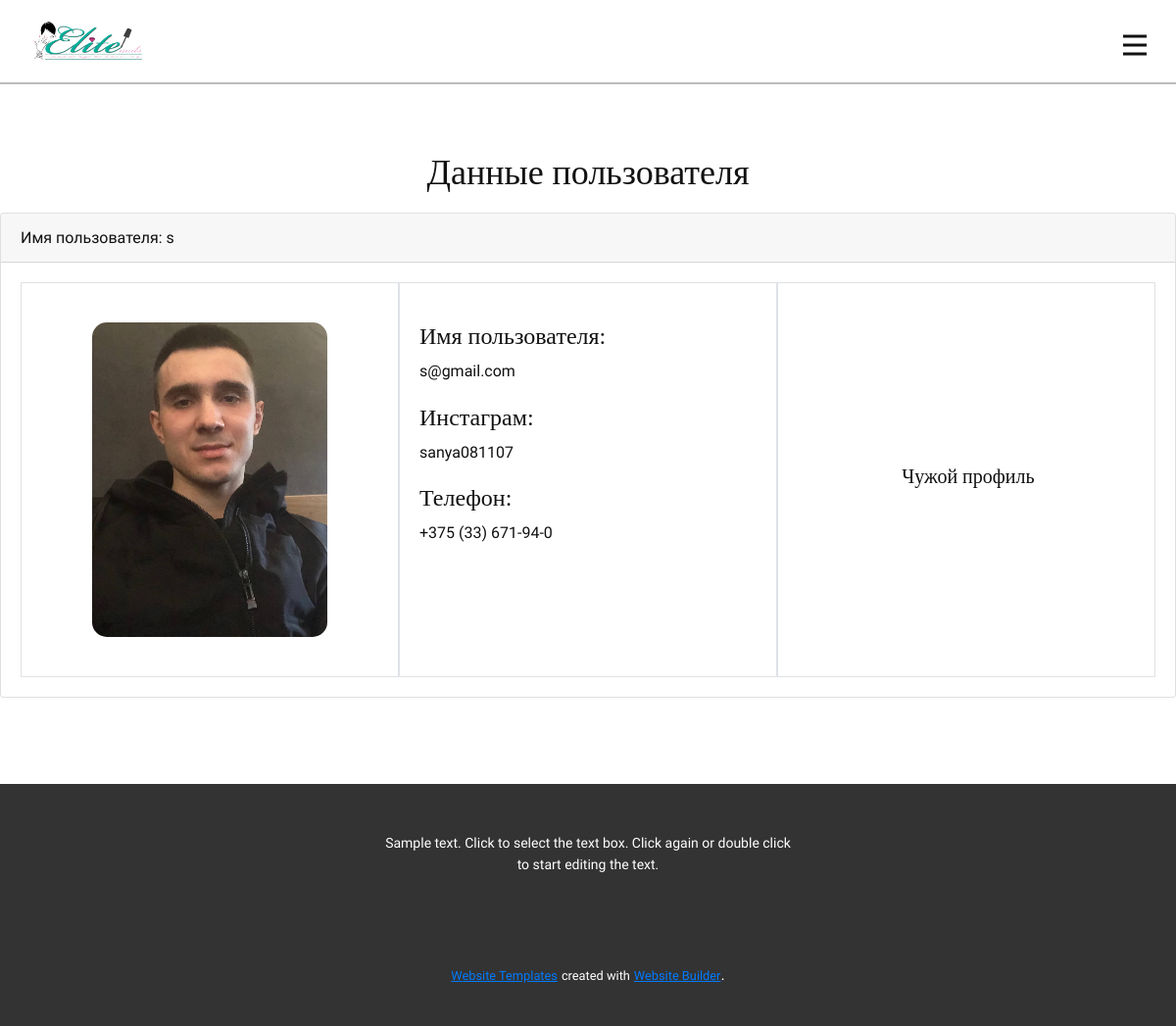
Page /user_detail/s-gmail-com/ on the committed database.
### main/models.py (models this page shows, shortened)
class CustomUser(AbstractUser):
    email = models.EmailField(_("email address"), unique=True)
    slug = models.SlugField(verbose_name='Ваш ID', unique=True, db_index=True, null=True)
    photo = models.ImageField(upload_to=upload_photo_autor, verbose_name='Фото', null=True, blank=True)
    instagram = models.CharField(max_length=50, verbose_name='Инстаграм', null=True, blank=True)
    mobile = models.CharField(max_length=20, verbose_name='Телефон', null=True, blank=True)
    date = models.DateTimeField(auto_now_add=True, verbose_name='Зарегистрирован')
    USERNAME_FIELD = "email"
    REQUIRED_FIELDS = []
    objects = CustomUserManager()

### main/endpoints/auth_views.py (the view, shortened to what this page needs)
# urls.py: path('user_detail/<slug:slug>/', UserDetailView.as_view(), name='user_detail'),
class UserDetailView(DetailView, UpdateView):
    model = CustomUser
    slug_url_kwarg = 'slug'
    template_name = 'main/user_detail.html'
    context_object_name = 'el'
    form_class = CustomUserChangePhotoForm
    login_url = reverse_lazy('user_login')
    def get_context_data(self, **kwargs):
        context = super().get_context_data(**kwargs)
        context['title'] = 'Данные пользователя'
        context['body_title'] = 'Данные пользователя'
        return context

### main/templatetags/main_tags.py (called while the page is built)
@register.filter(name="slice_email")
def slice_email(value, arg):
    email = value.split('@')[0]
    return email

### main/templates/main/user_detail.html (shortened to what this page needs)
{% extends 'main/base.html' %}
{% load static main_tags %}
{% block body %}
<div class="card">
    <div class="card-header">
        Имя пользователя: {{ el.email|slice_email:"@" }}
    </div>
    <div class="row user-detail">
        <div class="col-sm col-detail border-bottom border-top border-left border-right">
            {% if el.photo %}
                <p><img id="photo" src="{{ el.photo.url }}" width="70%"></p>
            {% else %}
                <p><img src="{% static 'main/img/no-photo.png' %}" width="70%"></p>
            {% endif %}
        </div>
        <div class="col-sm col-detail border-bottom border-top border-left border-right">
            {% if el.email %}
                <p><h4>Имя пользователя:</h4> {{ el.email }}</p>
            {% else %}
                <p><h4>Имя пользователя:</h4> Не заполнено</p>
            {% endif %}
            {% if el.instagram %}
                <p><h4>Инстаграм:</h4> {{ el.instagram }}</p>
            {% else %}
                <p><h4>Инстаграм:</h4> Не заполнено</p>
            {% endif %}
            {% if el.mobile %}
                <p><h4>Телефон:</h4> {{ el.mobile }}</p>
            {% else %}
                <p><h4>Телефон:</h4> Не заполнено</p>
            {% endif %}
        </div>
        <div class="col-sm col-detail border-bottom border-top border-left border-right">
            {% if request.user != el %}
                <div class="outer" style="height:100%; width: 100%;">
                    <h5 class="inner">Чужой профиль</h5>
                </div>
            {% endif %}
        </div>
    </div>
</div>
{% endblock %}

### main/static/main/css/Главная.css (style rules this page uses)
.row { margin: 0; }

### main/templates/main/user_detail.html (style rules this page uses)
.user-detail { padding: 20px; }
.col-detail { padding: 20px; }
.col-detail p { text-align: center; }
#photo { border-radius: 15px; }
.outer:before { content: ''; display: inline-block; height: 100%; vertical-align: middle; }
.inner { display: inline-block; vertical-align: middle; }
.outer { text-align: center; }

### rows in the picture
CustomUser: email "s", photo (picture), email "s@gmail.com", instagram "sanya081107", mobile "+375 (33) 671-94-0"

### other values in the picture
{{ body_title }} "Данные пользователя"
